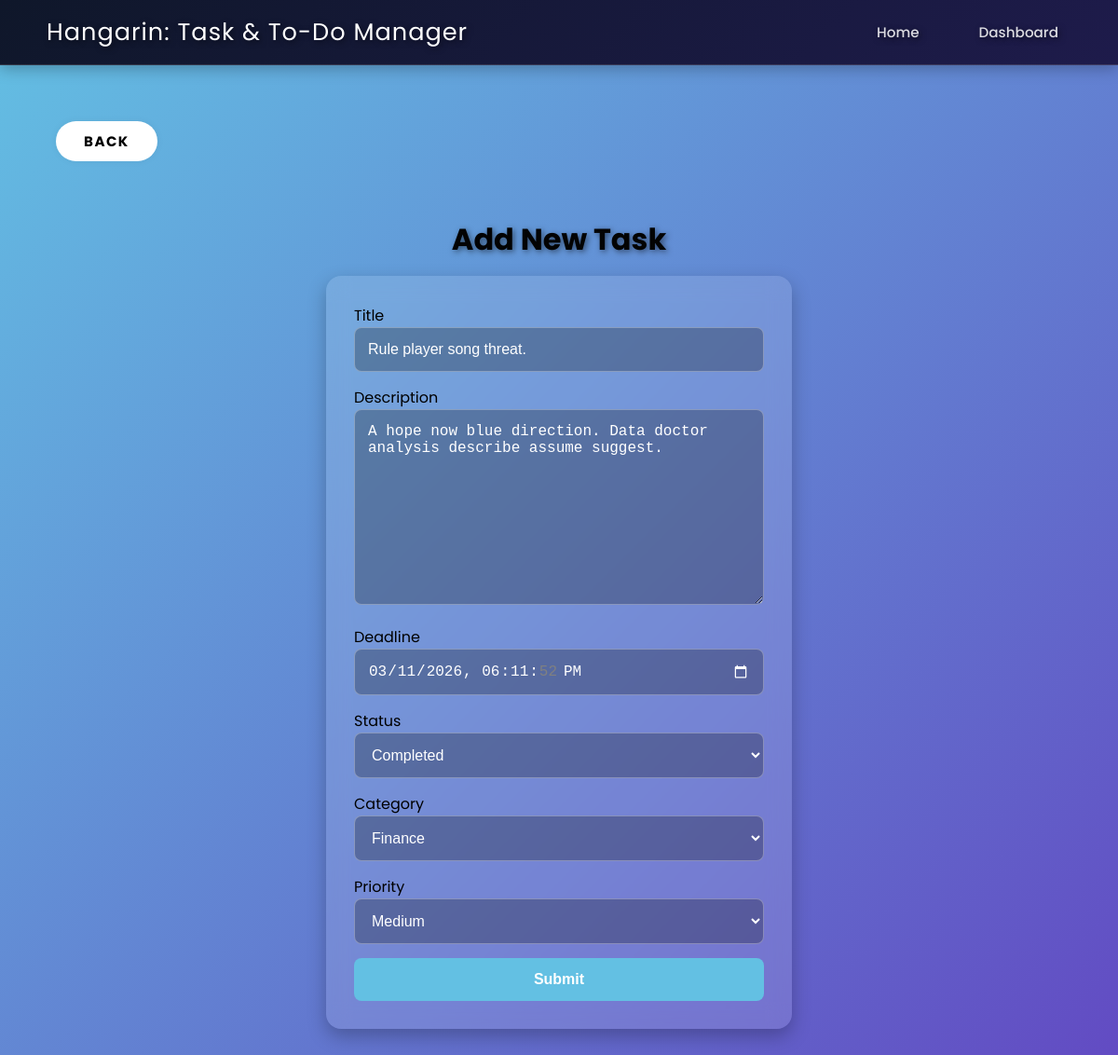
/task_list/33, run on the app's committed database.
### tasktodomanager/models.py (models this page shows, shortened)
class BaseModel(models.Model):
    created_at = models.DateTimeField(auto_now_add=True, db_index=True)
    updated_at = models.DateTimeField(auto_now=True)
    class Meta:
        abstract = True

class Task(BaseModel):
    title = models.CharField(max_length=255)
    description = models.TextField()
    deadline = models.DateTimeField()
    status = models.CharField(
        max_length=50,
        choices=[
            ("Pending", "Pending"),
            ("In Progress", "In Progress"),
            ("Completed", "Completed"),
        ],
        default="Pending"
    )
    category = models.ForeignKey(Category, on_delete=models.CASCADE)
    priority = models.ForeignKey(Priority, on_delete=models.CASCADE)

### tasktodomanager/views.py (the view)
# urls.py: path('task_list/<pk>', TaskUpdateView.as_view(), name='task-update'),
class TaskUpdateView(UpdateView):
    model = Task
    form_class = TaskUpdateForm
    template_name = 'task_form.html'
    success_url = reverse_lazy('task-list')
    def get_context_data(self, **kwargs):
        context = super().get_context_data(**kwargs)
        context['from_page'] = 'dashboard'
        return context

### tasktodomanager/forms.py
class TaskUpdateForm(ModelForm):
    class Meta:
        model = Task
        fields = "__all__"
        widgets = {
            'deadline': forms.DateTimeInput(attrs={
                'type': 'datetime-local',
                'class': 'form-control'
            }),
        }

### tasktodomanager/models.py (called while the page is built)
    def __str__(self):
        return self.name

    def __str__(self):
        return self.name

### templates/task_form.html (shortened to what this page needs)
{% extends 'base.html' %}
{% load static %}
{% block content %}
<div class="btnback">
    {% if from_page == 'home' %}
        <a href="{% url 'home' %}" class="btn">Back</a>
    {% else %}
        <a href="{% url 'task-list' %}" class="btn">Back</a>
    {% endif %}
</div>
<div class="task-container">
    <h2 class="page-title">Add New Task</h2>
    <div class="task-card">
        <form action="" method="post" novalidate>
            {% include 'includes/form.html' %}
            <button type="submit" class="btn-submit">Submit</button>
        </form>
    </div>
</div>
{% endblock %}

### templates/includes/form.html (shortened to what this page needs)
{% load widget_tweaks %}
{% for field in form %}
<div class="mb-3">
    <label class="form-label">{{ field.label }}</label>
    {% render_field field class="form-control" %}
</div>
{% endfor %}

### static/CSS/style.css (style rules this page uses)
*, *::before, *::after { box-sizing: border-box; }
body { margin: 0; font-family: 'Poppins', sans-serif; background: linear-gradient(135deg, #63c0e3 0%, #6248c2 100%); min-height: 100dvh; overflow-x: hidden; overflow-y: auto; background-attachment: fixed; }
.task-container { min-height: calc(100dvh - 65px); display: flex; flex-direction: column; justify-content: center; align-items: center; padding: clamp(15px, 5vw, 30px); }
.page-title { text-shadow: 2px 2px 6px rgba(0,0,0,0.5); font-size: clamp(1.6rem, 5vw, 2rem); font-weight: 700; color: #030303; margin-top: 5px; margin-bottom: 15px; text-align: center; }
.task-card { background: rgba(255,255,255,0.12); backdrop-filter: blur(12px); -webkit-backdrop-filter: blur(12px); border-radius: 16px; padding: clamp(20px, 6vw, 30px); width: 100%; max-width: 500px; box-shadow: 0 8px 20px rgba(0,0,0,0.25); }
.task-card form { display: flex; flex-direction: column; gap: 15px; }
.task-card input, .task-card select, .task-card textarea { width: 100%; padding: 14px; border-radius: 8px; border: 1px solid rgba(255,255,255,0.3); background: rgba(0,0,0,0.25); color: #fff; font-size: 16px; }
.task-card option { background: #2d2d2d; color: #fff; }
.task-card input::placeholder, .task-card textarea::placeholder { color: rgba(255,255,255,0.6); }
input[type="datetime-local"] { background: rgba(0,0,0,0.25); color: #fff; border: 1px solid rgba(255,255,255,0.3); border-radius: 8px; padding: 14px; font-size: 16px; }
.btn-submit { background: #63c0e3; border: none; border-radius: 8px; padding: 14px 20px; font-weight: 600; color: #fff; cursor: pointer; transition: 0.3s; width: 100%; font-size: 1rem; }
.btnback a { position: relative; display: inline-block; margin-bottom: 25px; padding: 10px 30px; border-radius: 35px; cursor: pointer; border: 0; background-color: white; box-shadow: rgb(0 0 0 / 5%) 0 0 8px; letter-spacing: 1.5px; text-transform: uppercase; font-size: 15px; font-weight: 700; transition: all 0.5s ease; text-decoration: none; color: black; }
.btn { padding: 0.5rem 1rem; border-radius: 6px; text-decoration: none; font-size: 0.9rem; font-weight: 500; text-align: center; border: none; cursor: pointer; }
button { padding: 12px 25px; border: 0; border-radius: 100px; background-color: #2ba8fb; color: #ffffff; font-weight: Bold; transition: all 0.3s ease; cursor: pointer; }

### data on the page
Task: title "Rule player song threat." "A hope now blue direction. Data doctor analysis describe assume suggest." "03/11/2026 18:11:52" "Completed" "Finance" "Medium"

### other printed values
{{ field.label }} "Title" "Description" "Deadline" "Status" "Category" "Priority"
